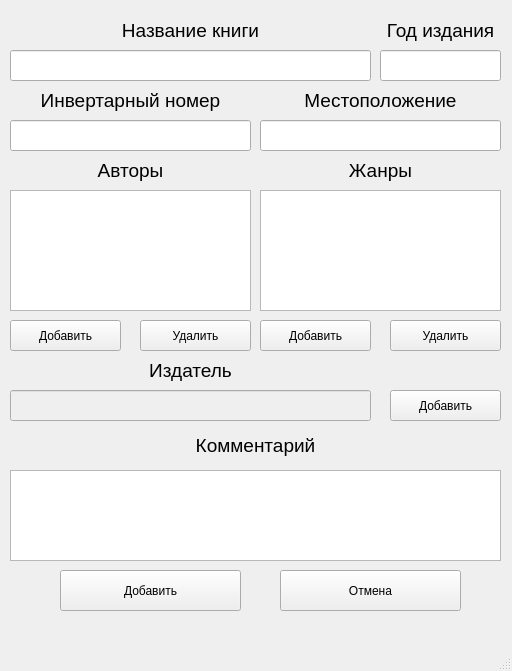
<?xml version="1.0" encoding="UTF-8"?>
<ui version="4.0">
 <class>MainWindow</class>
 <widget class="QMainWindow" name="MainWindow">
  <property name="geometry">
   <rect>
    <x>0</x>
    <y>0</y>
    <width>512</width>
    <height>671</height>
   </rect>
  </property>
  <property name="windowTitle">
   <string>Добавление книги</string>
  </property>
  <property name="documentMode">
   <bool>false</bool>
  </property>
  <widget class="QWidget" name="centralwidget">
   <widget class="QLabel" name="label_6">
    <property name="geometry">
     <rect>
      <x>10</x>
      <y>20</y>
      <width>361</width>
      <height>21</height>
     </rect>
    </property>
    <property name="font">
     <font>
      <pointsize>14</pointsize>
      <weight>50</weight>
      <bold>false</bold>
     </font>
    </property>
    <property name="text">
     <string>Название книги</string>
    </property>
    <property name="alignment">
     <set>Qt::AlignCenter</set>
    </property>
   </widget>
   <widget class="QLineEdit" name="line_name">
    <property name="geometry">
     <rect>
      <x>10</x>
      <y>50</y>
      <width>361</width>
      <height>31</height>
     </rect>
    </property>
    <property name="font">
     <font>
      <pointsize>14</pointsize>
     </font>
    </property>
   </widget>
   <widget class="QLabel" name="label_3">
    <property name="geometry">
     <rect>
      <x>380</x>
      <y>20</y>
      <width>121</width>
      <height>21</height>
     </rect>
    </property>
    <property name="font">
     <font>
      <pointsize>14</pointsize>
      <weight>50</weight>
      <bold>false</bold>
     </font>
    </property>
    <property name="text">
     <string>Год издания</string>
    </property>
    <property name="alignment">
     <set>Qt::AlignCenter</set>
    </property>
   </widget>
   <widget class="QLineEdit" name="line_year">
    <property name="geometry">
     <rect>
      <x>380</x>
      <y>50</y>
      <width>121</width>
      <height>31</height>
     </rect>
    </property>
    <property name="font">
     <font>
      <pointsize>14</pointsize>
     </font>
    </property>
    <property name="alignment">
     <set>Qt::AlignCenter</set>
    </property>
   </widget>
   <widget class="QLineEdit" name="line_inv_numb">
    <property name="geometry">
     <rect>
      <x>10</x>
      <y>120</y>
      <width>241</width>
      <height>31</height>
     </rect>
    </property>
    <property name="font">
     <font>
      <pointsize>14</pointsize>
     </font>
    </property>
   </widget>
   <widget class="QLabel" name="label_7">
    <property name="geometry">
     <rect>
      <x>10</x>
      <y>90</y>
      <width>241</width>
      <height>21</height>
     </rect>
    </property>
    <property name="font">
     <font>
      <pointsize>14</pointsize>
      <weight>50</weight>
      <bold>false</bold>
     </font>
    </property>
    <property name="text">
     <string>Инвертарный номер</string>
    </property>
    <property name="alignment">
     <set>Qt::AlignCenter</set>
    </property>
   </widget>
   <widget class="QTableWidget" name="table_authors">
    <property name="geometry">
     <rect>
      <x>10</x>
      <y>190</y>
      <width>241</width>
      <height>121</height>
     </rect>
    </property>
    <property name="font">
     <font>
      <pointsize>12</pointsize>
     </font>
    </property>
    <property name="layoutDirection">
     <enum>Qt::LeftToRight</enum>
    </property>
    <attribute name="verticalHeaderVisible">
     <bool>false</bool>
    </attribute>
   </widget>
   <widget class="QLabel" name="label_2">
    <property name="geometry">
     <rect>
      <x>10</x>
      <y>160</y>
      <width>241</width>
      <height>21</height>
     </rect>
    </property>
    <property name="font">
     <font>
      <pointsize>14</pointsize>
      <weight>50</weight>
      <bold>false</bold>
     </font>
    </property>
    <property name="text">
     <string>Авторы</string>
    </property>
    <property name="alignment">
     <set>Qt::AlignCenter</set>
    </property>
   </widget>
   <widget class="QPushButton" name="btn_add_tab_auth">
    <property name="geometry">
     <rect>
      <x>10</x>
      <y>320</y>
      <width>111</width>
      <height>31</height>
     </rect>
    </property>
    <property name="text">
     <string>Добавить</string>
    </property>
   </widget>
   <widget class="QPushButton" name="btn_del_auth_tab">
    <property name="geometry">
     <rect>
      <x>140</x>
      <y>320</y>
      <width>111</width>
      <height>31</height>
     </rect>
    </property>
    <property name="text">
     <string>Удалить</string>
    </property>
   </widget>
   <widget class="QTableWidget" name="table_genre">
    <property name="geometry">
     <rect>
      <x>260</x>
      <y>190</y>
      <width>241</width>
      <height>121</height>
     </rect>
    </property>
    <property name="font">
     <font>
      <pointsize>12</pointsize>
     </font>
    </property>
   </widget>
   <widget class="QLabel" name="label_8">
    <property name="geometry">
     <rect>
      <x>260</x>
      <y>160</y>
      <width>241</width>
      <height>21</height>
     </rect>
    </property>
    <property name="font">
     <font>
      <pointsize>14</pointsize>
      <weight>50</weight>
      <bold>false</bold>
     </font>
    </property>
    <property name="text">
     <string>Жанры</string>
    </property>
    <property name="alignment">
     <set>Qt::AlignCenter</set>
    </property>
   </widget>
   <widget class="QPushButton" name="btn_del_genre_tab">
    <property name="geometry">
     <rect>
      <x>390</x>
      <y>320</y>
      <width>111</width>
      <height>31</height>
     </rect>
    </property>
    <property name="text">
     <string>Удалить</string>
    </property>
   </widget>
   <widget class="QPushButton" name="btn_add_tab_genre">
    <property name="geometry">
     <rect>
      <x>260</x>
      <y>320</y>
      <width>111</width>
      <height>31</height>
     </rect>
    </property>
    <property name="text">
     <string>Добавить</string>
    </property>
   </widget>
   <widget class="QLineEdit" name="line_way">
    <property name="geometry">
     <rect>
      <x>260</x>
      <y>120</y>
      <width>241</width>
      <height>31</height>
     </rect>
    </property>
    <property name="font">
     <font>
      <pointsize>14</pointsize>
     </font>
    </property>
   </widget>
   <widget class="QLabel" name="label_9">
    <property name="geometry">
     <rect>
      <x>260</x>
      <y>90</y>
      <width>241</width>
      <height>21</height>
     </rect>
    </property>
    <property name="font">
     <font>
      <pointsize>14</pointsize>
      <weight>50</weight>
      <bold>false</bold>
     </font>
    </property>
    <property name="text">
     <string>Местоположение</string>
    </property>
    <property name="alignment">
     <set>Qt::AlignCenter</set>
    </property>
   </widget>
   <widget class="QLineEdit" name="line_pub_houses">
    <property name="enabled">
     <bool>false</bool>
    </property>
    <property name="geometry">
     <rect>
      <x>10</x>
      <y>390</y>
      <width>361</width>
      <height>31</height>
     </rect>
    </property>
    <property name="font">
     <font>
      <pointsize>14</pointsize>
     </font>
    </property>
   </widget>
   <widget class="QPushButton" name="btn_add_tab_public_house">
    <property name="geometry">
     <rect>
      <x>390</x>
      <y>390</y>
      <width>111</width>
      <height>31</height>
     </rect>
    </property>
    <property name="text">
     <string>Добавить</string>
    </property>
   </widget>
   <widget class="QLabel" name="label_4">
    <property name="geometry">
     <rect>
      <x>10</x>
      <y>360</y>
      <width>361</width>
      <height>21</height>
     </rect>
    </property>
    <property name="font">
     <font>
      <pointsize>14</pointsize>
      <weight>50</weight>
      <bold>false</bold>
     </font>
    </property>
    <property name="text">
     <string>Издатель</string>
    </property>
    <property name="alignment">
     <set>Qt::AlignCenter</set>
    </property>
   </widget>
   <widget class="QLabel" name="label_5">
    <property name="geometry">
     <rect>
      <x>10</x>
      <y>430</y>
      <width>491</width>
      <height>31</height>
     </rect>
    </property>
    <property name="font">
     <font>
      <pointsize>14</pointsize>
      <weight>50</weight>
      <bold>false</bold>
     </font>
    </property>
    <property name="text">
     <string>Комментарий</string>
    </property>
    <property name="alignment">
     <set>Qt::AlignCenter</set>
    </property>
   </widget>
   <widget class="QTextEdit" name="text_comm">
    <property name="geometry">
     <rect>
      <x>10</x>
      <y>470</y>
      <width>491</width>
      <height>91</height>
     </rect>
    </property>
    <property name="font">
     <font>
      <pointsize>14</pointsize>
     </font>
    </property>
    <property name="html">
     <string>&lt;!DOCTYPE HTML PUBLIC &quot;-//W3C//DTD HTML 4.0//EN&quot; &quot;http://www.w3.org/TR/REC-html40/strict.dtd&quot;&gt;
&lt;html&gt;&lt;head&gt;&lt;meta name=&quot;qrichtext&quot; content=&quot;1&quot; /&gt;&lt;style type=&quot;text/css&quot;&gt;
p, li { white-space: pre-wrap; }
&lt;/style&gt;&lt;/head&gt;&lt;body style=&quot; font-family:'MS Shell Dlg 2'; font-size:14pt; font-weight:400; font-style:normal;&quot;&gt;
&lt;p style=&quot;-qt-paragraph-type:empty; margin-top:0px; margin-bottom:0px; margin-left:0px; margin-right:0px; -qt-block-indent:0; text-indent:0px; font-size:7.8pt;&quot;&gt;&lt;br /&gt;&lt;/p&gt;&lt;/body&gt;&lt;/html&gt;</string>
    </property>
   </widget>
   <widget class="QPushButton" name="btn_add">
    <property name="geometry">
     <rect>
      <x>60</x>
      <y>570</y>
      <width>181</width>
      <height>41</height>
     </rect>
    </property>
    <property name="text">
     <string>Добавить</string>
    </property>
   </widget>
   <widget class="QPushButton" name="btn_cancel">
    <property name="geometry">
     <rect>
      <x>280</x>
      <y>570</y>
      <width>181</width>
      <height>41</height>
     </rect>
    </property>
    <property name="text">
     <string>Отмена</string>
    </property>
   </widget>
   <widget class="QLabel" name="label_info">
    <property name="geometry">
     <rect>
      <x>10</x>
      <y>620</y>
      <width>491</width>
      <height>21</height>
     </rect>
    </property>
    <property name="font">
     <font>
      <pointsize>14</pointsize>
     </font>
    </property>
    <property name="styleSheet">
     <string notr="true">color: rgb(255, 0, 0);</string>
    </property>
    <property name="text">
     <string/>
    </property>
    <property name="alignment">
     <set>Qt::AlignCenter</set>
    </property>
   </widget>
  </widget>
  <widget class="QStatusBar" name="statusbar"/>
 </widget>
 <resources/>
 <connections/>
</ui>
